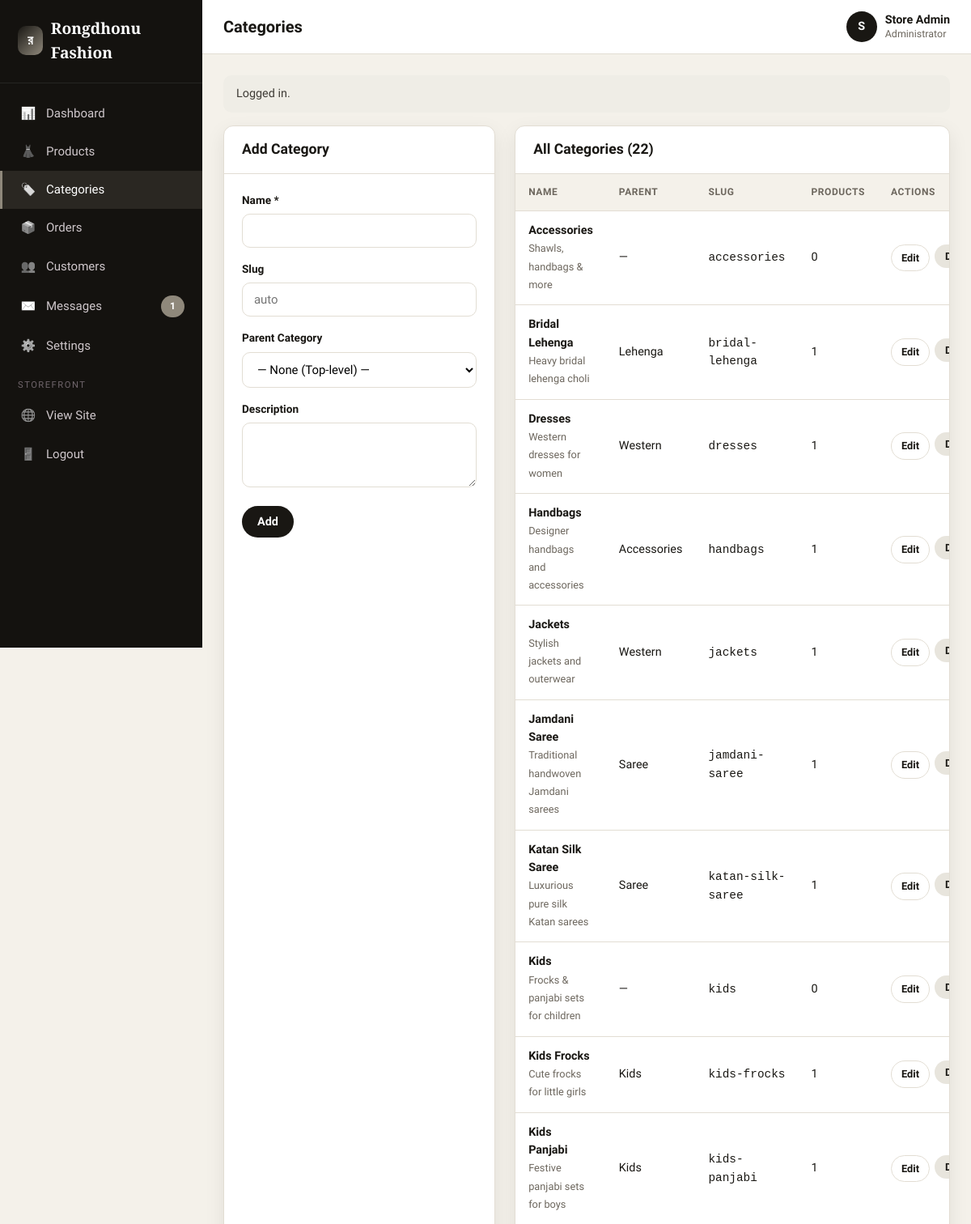
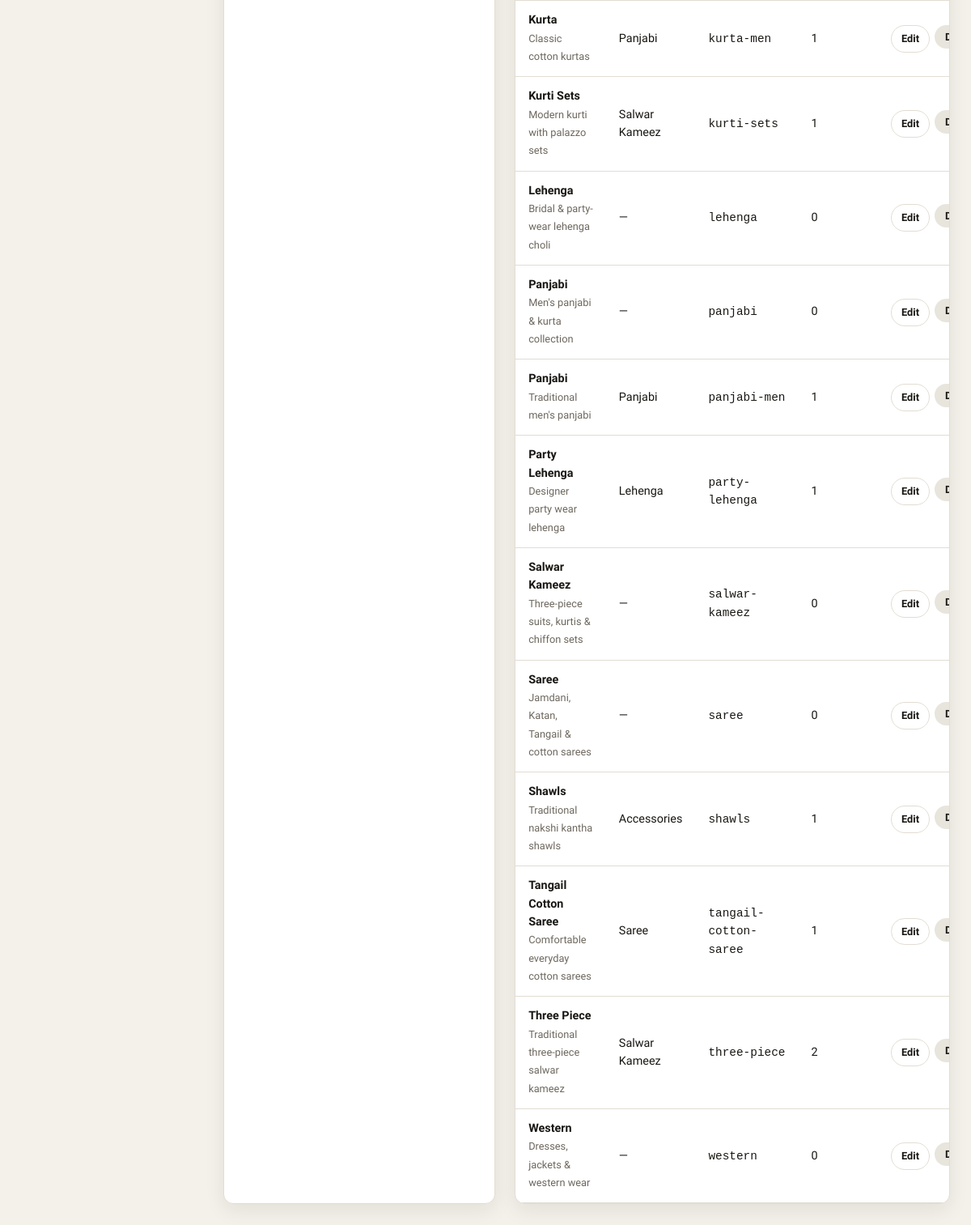
The app's page /admin/categories.php (signed in) with its own data (2 pictures, top to bottom).
### tables this page shows
CREATE TABLE categories (
  id INT AUTO_INCREMENT PRIMARY KEY,
  parent_id INT DEFAULT NULL,
  name VARCHAR(120) NOT NULL,
  slug VARCHAR(140) NOT NULL UNIQUE,
  description VARCHAR(255) DEFAULT NULL,
  image VARCHAR(255) DEFAULT NULL,
  created_at TIMESTAMP DEFAULT CURRENT_TIMESTAMP,
  CONSTRAINT fk_categories_parent FOREIGN KEY (parent_id)
    REFERENCES categories (id) ON DELETE SET NULL
);

### config/db.php (called while the page is built, shortened)
<?php
function db(): PDO
{
    static $pdo = null;
    if ($pdo instanceof PDO) {
        return $pdo;
    }
    $dsn = sprintf('mysql:host=%s;dbname=%s;charset=%s', DB_HOST, DB_NAME, DB_CHARSET);
    $options = [
        PDO::ATTR_ERRMODE            => PDO::ERRMODE_EXCEPTION,
        PDO::ATTR_DEFAULT_FETCH_MODE => PDO::FETCH_ASSOC,
        PDO::ATTR_EMULATE_PREPARES   => false,
    ];
    try {
        $pdo = new PDO($dsn, DB_USER, DB_PASS, $options);
    } catch (PDOException $e) {
        http_response_code(500);
        exit('Database connection failed: ' . htmlspecialchars($e->getMessage())
            . ' — Make sure MySQL is running and you imported database/schema.sql.');
    }
    return $pdo;
}

### admin/categories.php (the view, shortened to what this page needs)
<?php
$activeKey = 'categories';
$adminTitle = 'Categories';
require_once __DIR__ . '/includes/header.php';
$edit = null;
$categories = db()->query(
  'SELECT c.*, parent.name AS parent_name, (SELECT COUNT(*) FROM products p WHERE p.category_id=c.id) AS product_count
   FROM categories c LEFT JOIN categories parent ON parent.id=c.parent_id ORDER BY c.name')->fetchAll();
?>
<div class="dash-grid" style="grid-template-columns:1fr 1.6fr">
  <div class="panel">
    <div class="panel-head"><h2><?= $edit ? 'Edit Category' : 'Add Category' ?></h2></div>
    <div class="panel-body">
      <form method="post">
        <div class="field"><label>Name *</label><input name="name" value="<?= e($edit['name'] ?? '') ?>" required></div>
        <div class="field"><label>Slug</label><input name="slug" value="<?= e($edit['slug'] ?? '') ?>" placeholder="auto"></div>
        <div class="field"><label>Parent Category</label>
          <select name="parent_id">
            <option value="">— None (Top-level) —</option>
          </select>
        </div>
        <div class="field"><label>Description</label><textarea name="description" style="min-height:80px"><?= e($edit['description'] ?? '') ?></textarea></div>
        <div style="display:flex;gap:10px">
          <button class="btn btn-primary" type="submit"><?= $edit?'Update':'Add' ?></button>
        </div>
      </form>
    </div>
  </div>
  <div class="panel">
    <div class="panel-head"><h2>All Categories (<?= count($categories) ?>)</h2></div>
    <div style="overflow-x:auto">
    <table class="data">
      <thead><tr><th>Name</th><th>Parent</th><th>Slug</th><th>Products</th><th>Actions</th></tr></thead>
      <tbody>
      <?php foreach ($categories as $c): ?>
        <tr>
          <td data-label="Name"><strong><?= e($c['name']) ?></strong><br><span class="muted" style="font-size:.8rem"><?= e($c['description']) ?></span></td>
          <td data-label="Parent"><?= $c['parent_name'] ? e($c['parent_name']) : '—' ?></td>
          <td data-label="Slug"><code><?= e($c['slug']) ?></code></td>
          <td data-label="Products"><?= (int)$c['product_count'] ?></td>
          <td data-label="Actions">
            <div class="actions">
              <a class="btn btn-ghost btn-sm" href="?edit=<?= (int)$c['id'] ?>">Edit</a>
              <form method="post" onsubmit="return confirm('Delete this category?')"><?= csrf_field() ?><button class="btn btn-danger btn-sm" name="delete" value="<?= (int)$c['id'] ?>" type="submit">Delete</button></form>
            </div>
          </td>
        </tr>
      <?php endforeach; ?>
      </tbody>
    </table>
    </div>
  </div>
</div>
<?php require_once __DIR__ . '/includes/footer.php'; ?>

### admin/includes/header.php (shortened to what this page needs)
<?php
require_once __DIR__ . '/../../config/db.php';
require_admin();
$admin = current_admin();
$activeKey = $activeKey ?? '';
$adminTitle = $adminTitle ?? 'Dashboard';
$navItems = [
    ['key'=>'dashboard','label'=>'Dashboard','icon'=>'📊','url'=>'index.php'],
    ['key'=>'products','label'=>'Products','icon'=>'👗','url'=>'products.php'],
    ['key'=>'categories','label'=>'Categories','icon'=>'🏷️','url'=>'categories.php'],
    ['key'=>'orders','label'=>'Orders','icon'=>'📦','url'=>'orders.php'],
    ['key'=>'customers','label'=>'Customers','icon'=>'👥','url'=>'customers.php'],
    ['key'=>'messages','label'=>'Messages','icon'=>'✉️','url'=>'messages.php'],
    ['key'=>'settings','label'=>'Settings','icon'=>'⚙️','url'=>'settings.php'],
];
$unread = (int)db()->query('SELECT COUNT(*) FROM contact_messages WHERE is_read=0')->fetchColumn();
?>
<!DOCTYPE html>
<html lang="en">
<head>
<link rel="stylesheet" href="<?= BASE_URL ?>/assets/css/admin.css">
</head>
<body>
<div class="admin-layout">
  <aside class="sidebar" id="sidebar">
    <div class="brand"><span class="logo">র</span> <?= e(SITE_NAME) ?></div>
    <nav class="side-nav">
      <?php foreach ($navItems as $n): ?>
        <a href="<?= BASE_URL ?>/admin/<?= $n['url'] ?>" class="<?= $activeKey===$n['key']?'active':'' ?>">
          <span class="ico"><?= $n['icon'] ?></span> <?= $n['label'] ?>
          <?php if ($n['key']==='messages' && $unread>0): ?><span class="pill pill-cancelled" style="margin-left:auto"><?= $unread ?></span><?php endif; ?>
        </a>
      <?php endforeach; ?>
      <div class="side-label">Storefront</div>
      <a href="<?= BASE_URL ?>/index.php" target="_blank"><span class="ico">🌐</span> View Site</a>
      <a href="<?= BASE_URL ?>/admin/logout.php"><span class="ico">🚪</span> Logout</a>
    </nav>
  </aside>
  <div class="main">
    <div class="topnav">
      <div style="display:flex;align-items:center;gap:14px">
        <h1><?= e($adminTitle) ?></h1>
      </div>
      <div class="user">
        <div class="avatar"><?= e(strtoupper(substr($admin['name'],0,1))) ?></div>
        <div style="line-height:1.2"><strong><?= e($admin['name']) ?></strong><br><span class="muted" style="font-size:.78rem">Administrator</span></div>
      </div>
    </div>
    <div class="content">
    <?php $flash = flash_render(); if ($flash) echo $flash; ?>

### assets/css/admin.css (style rules this page uses)
:root { --crimson:#191713;--crimson-dark:#000000;--gold:#8f887b;--ink:#191713; --muted:#6d675e;--line:#e2ddd3;--soft:#f4f1ea;--sidebar:#14120f;--radius:12px; --shadow:0 8px 24px rgba(25,23,19,.08); }
* { box-sizing:border-box;margin:0;padding:0 }
body { font-family:'Hind Siliguri','Segoe UI',system-ui,Arial,sans-serif;background:var(--soft);color:var(--ink);line-height:1.55 }
a { text-decoration:none;color:inherit }
h1,h2,h3,h4 { line-height:1.25 }
.btn { display:inline-flex;align-items:center;gap:7px;padding:10px 18px;border-radius:999px;border:1px solid transparent;font-weight:600;font-size:.9rem;cursor:pointer;font-family:inherit;transition:.15s }
.btn-primary { background:var(--crimson);color:#fff }
.btn-ghost { background:#fff;border-color:var(--line);color:var(--ink) }
.btn-sm { padding:6px 12px;font-size:.8rem }
.btn-danger { background:#e8e5dd;color:#191713 }
.admin-layout { display:grid;grid-template-columns:250px 1fr;min-height:100vh }
.sidebar { background:var(--sidebar);color:#cfc7cb;padding:20px 0;position:sticky;top:0;height:100vh;overflow-y:auto }
.sidebar .brand { display:flex;align-items:center;gap:10px;padding:0 22px 22px;color:#fff;font-family:'Playfair Display',Georgia,serif;font-size:1.2rem;font-weight:700;border-bottom:1px solid rgba(255,255,255,.08);margin-bottom:14px }
.sidebar .brand .logo { width:36px;height:36px;border-radius:10px;background:linear-gradient(135deg,var(--crimson),var(--gold));display:grid;place-items:center;font-family:'Segoe UI',sans-serif;font-size:1rem }
.side-nav a { display:flex;align-items:center;gap:12px;padding:12px 22px;font-size:.94rem;font-weight:500;border-left:3px solid transparent;transition:.15s }
.side-nav a.active { background:rgba(143,136,123,.18);color:#fff;border-left-color:var(--gold) }
.side-nav .ico { width:20px;text-align:center;filter:grayscale(1) }
.side-label { padding:16px 22px 6px;font-size:.7rem;text-transform:uppercase;letter-spacing:1.5px;color:#6f656b }
.main { display:flex;flex-direction:column;min-width:0 }
.topnav { background:#fff;border-bottom:1px solid var(--line);padding:14px 26px;display:flex;align-items:center;justify-content:space-between;gap:16px;position:sticky;top:0;z-index:20 }
.topnav h1 { font-size:1.25rem;font-family:'Hind Siliguri',sans-serif }
.topnav .user { display:flex;align-items:center;gap:10px;font-size:.9rem }
.avatar { width:38px;height:38px;border-radius:50%;background:var(--crimson);color:#fff;display:grid;place-items:center;font-weight:700 }
.content { padding:26px }
.panel { background:#fff;border:1px solid var(--line);border-radius:var(--radius);box-shadow:var(--shadow);overflow:hidden;margin-bottom:24px }
.panel-head { padding:18px 22px;border-bottom:1px solid var(--line);display:flex;align-items:center;justify-content:space-between;gap:14px;flex-wrap:wrap }
.panel-head h2 { font-size:1.1rem;font-family:'Hind Siliguri',sans-serif }
.panel-body { padding:22px }
table.data { width:100%;border-collapse:collapse }
table.data th,table.data td { padding:13px 16px;text-align:left;border-bottom:1px solid var(--line);font-size:.9rem;vertical-align:middle }
table.data th { font-size:.75rem;text-transform:uppercase;letter-spacing:.6px;color:var(--muted);background:var(--soft) }
.actions { display:flex;gap:6px }
.field { margin-bottom:16px }
.field label { display:block;font-weight:600;font-size:.85rem;margin-bottom:6px }
.field input,.field select,.field textarea { width:100%;padding:11px 14px;border:1px solid var(--line);border-radius:10px;font-family:inherit;font-size:.93rem;background:#fff;outline:none;transition:.15s }
.field textarea { min-height:120px;resize:vertical }
.pill { display:inline-block;padding:4px 11px;border-radius:999px;font-size:.75rem;font-weight:700;text-transform:capitalize }
.pill-cancelled { background:#8f887b;color:#fff }
.dash-grid { display:grid;grid-template-columns:1.5fr 1fr;gap:24px }
.muted { color:var(--muted) }
html,body { overflow-x:hidden }

### records on screen
categories: name "Accessories", description "Shawls, handbags & more", slug "accessories", product_count "0", $c['id'] 7 (drawn)
categories: name "Bridal Lehenga", description "Heavy bridal lehenga choli", parent.name "Lehenga", slug "bridal-lehenga", product_count "1", $c['id'] 15 (drawn)
categories: name "Dresses", description "Western dresses for women", parent.name "Western", slug "dresses", product_count "1", $c['id'] 17 (drawn)
categories: name "Handbags", description "Designer handbags and accessories", parent.name "Accessories", slug "handbags", product_count "1", $c['id'] 22 (drawn)
categories: name "Jackets", description "Stylish jackets and outerwear", parent.name "Western", slug "jackets", product_count "1", $c['id'] 18 (drawn)
categories: name "Jamdani Saree", description "Traditional handwoven Jamdani sarees", parent.name "Saree", slug "jamdani-saree", product_count "1", $c['id'] 8 (drawn)
categories: name "Katan Silk Saree", description "Luxurious pure silk Katan sarees", parent.name "Saree", slug "katan-silk-saree", product_count "1", $c['id'] 9 (drawn)
categories: name "Kids", description "Frocks & panjabi sets for children", slug "kids", product_count "0", $c['id'] 6 (drawn)
categories: name "Kids Frocks", description "Cute frocks for little girls", parent.name "Kids", slug "kids-frocks", product_count "1", $c['id'] 19 (drawn)
categories: name "Kids Panjabi", description "Festive panjabi sets for boys", parent.name "Kids", slug "kids-panjabi", product_count "1", $c['id'] 20 (drawn)
categories: name "Kurta", description "Classic cotton kurtas", parent.name "Panjabi", slug "kurta-men", product_count "1", $c['id'] 14 (drawn)
categories: name "Kurti Sets", description "Modern kurti with palazzo sets", parent.name "Salwar Kameez", slug "kurti-sets", product_count "1", $c['id'] 12 (drawn)
categories: name "Lehenga", description "Bridal & party-wear lehenga choli", slug "lehenga", product_count "0", $c['id'] 4 (drawn)
categories: name "Panjabi", description "Men's panjabi & kurta collection", slug "panjabi", product_count "0", $c['id'] 3 (drawn)
categories: name "Panjabi", description "Traditional men's panjabi", parent.name "Panjabi", slug "panjabi-men", product_count "1", $c['id'] 13 (drawn)
categories: name "Party Lehenga", description "Designer party wear lehenga", parent.name "Lehenga", slug "party-lehenga", product_count "1", $c['id'] 16 (drawn)
categories: name "Salwar Kameez", description "Three-piece suits, kurtis & chiffon sets", slug "salwar-kameez", product_count "0", $c['id'] 2 (drawn)
categories: name "Saree", description "Jamdani, Katan, Tangail & cotton sarees", slug "saree", product_count "0", $c['id'] 1 (drawn)
categories: name "Shawls", description "Traditional nakshi kantha shawls", parent.name "Accessories", slug "shawls", product_count "1", $c['id'] 21 (drawn)
categories: name "Tangail Cotton Saree", description "Comfortable everyday cotton sarees", parent.name "Saree", slug "tangail-cotton-saree", product_count "1", $c['id'] 10 (drawn)
categories: name "Three Piece", description "Traditional three-piece salwar kameez", parent.name "Salwar Kameez", slug "three-piece", product_count "2", $c['id'] 11 (drawn)
categories: name "Western", description "Dresses, jackets & western wear", slug "western", product_count "0", $c['id'] 5 (drawn)

### other values on screen
SITE_NAME "Rongdhonu Fashion"
$n['icon'] "📊"
$n['label'] "Dashboard"
$n['icon'] "👗"
$n['label'] "Products"
$n['icon'] "🏷️"
$n['label'] "Categories"
$n['icon'] "📦"
$n['label'] "Orders"
$n['icon'] "👥"
$n['label'] "Customers"
$n['icon'] "✉️"
$n['label'] "Messages"
$unread "1"
$n['icon'] "⚙️"
